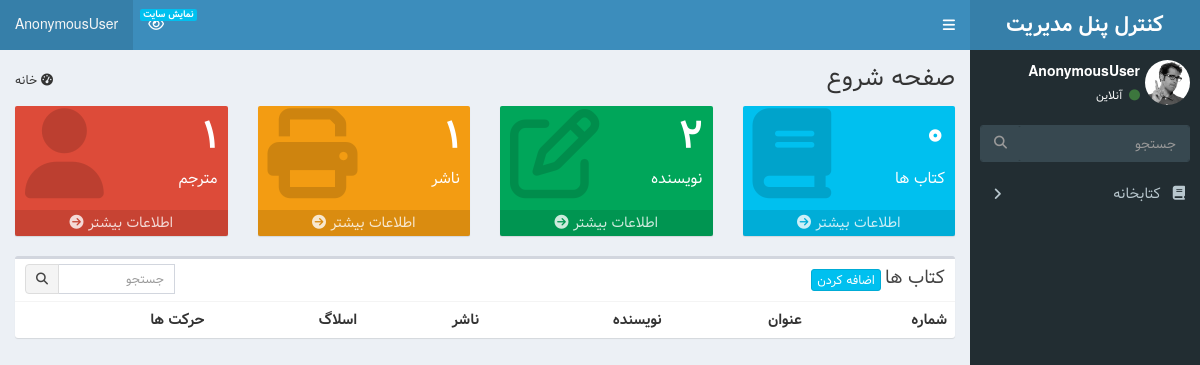
Before: /admin_panel/ with the older database file.
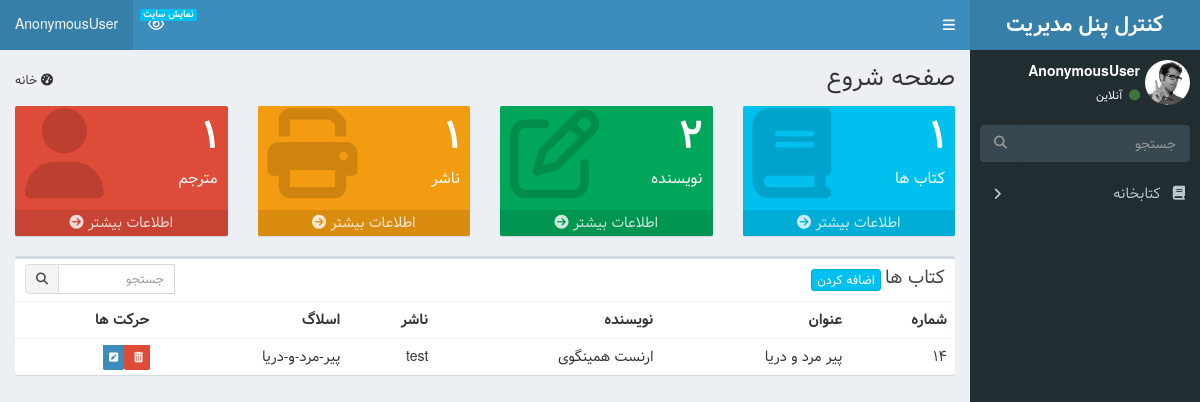
After: the same page with the newer database file.
### library/models.py (models this page shows, shortened)
class Books(models.Model):
    title = models.CharField(max_length=50, verbose_name="عنوان")
    slug = models.SlugField(allow_unicode=True, unique=True, editable=False)
    translator = models.ForeignKey(
        Translators,
        verbose_name="مترجم",
        on_delete=models.CASCADE,
        blank=True,
        null=True,
    )
    author = models.ForeignKey(
        Authors, verbose_name="نویسنده", on_delete=models.CASCADE
    )
    genres = models.ManyToManyField(Genres, verbose_name="ژانر")
    publisher = models.ForeignKey(
        Publishers, verbose_name="ناشر", on_delete=models.CASCADE
    )
    book_image = models.ImageField(upload_to="images/books", verbose_name="کاور کتاب")
    detail = models.TextField(verbose_name="توضیحات")

class Authors(models.Model):
    name = models.CharField(max_length=50, verbose_name="نام")
    slug = models.SlugField(allow_unicode=True, unique=True, editable=False)
    def __str__(self):
        return self.name

class Publishers(models.Model):
    title = models.CharField(max_length=50, verbose_name="عنوان")
    website = models.URLField(verbose_name="وب سایت")
    def __str__(self):
        return self.title

### admin_panel/views.py (the view)
# urls.py: path("", views.DashboardView.as_view(), name="admin"),
class DashboardView(TemplateView):
    template_name = "admin_panel/admin_panel.html"
    def get_context_data(self, **kwargs):
        context = super(DashboardView, self).get_context_data()
        context["books"] = models.Books.objects.all()
        context["authors"] = models.Authors.objects.all()
        context["publishers"] = models.Publishers.objects.all()
        context["translators"] = models.Translators.objects.all()
        return context

### admin_panel/templates/admin_panel/admin_panel.html (shortened to what the changed rows need)
{% extends 'admin_panel/basic.html' %}
{% block content %}
<section class="content-header">
    <h1>
        صفحه شروع
    </h1>
</section>
<section class="content">
    <div class="row">
        <div class="col-lg-3 col-xs-6">
            <div class="small-box bg-aqua">
                <div class="inner">
                    <h3>{{books.count}}</h3>
                    <p>کتاب ها</p>
                </div>
            </div>
        </div>
    </div>
    <div class="box">
        <div class="box-body table-responsive no-padding">
            <table class="table table-hover">
                <tbody>
                    <tr>
                        <th>شماره</th>
                        <th>عنوان</th>
                        <th>نویسنده</th>
                        <th>ناشر</th>
                        <th>اسلاگ</th>
                        <th>حرکت ها</th>
                    </tr>
                    {% for book in books %}
                    <tr>
                        <td>{{book.id}}</td>
                        <td>{{book.title}}</td>
                        <td>{{book.author}}</td>
                        <td>{{book.publisher}}</td>
                        <td>{{book.slug}}</td>
                        <td>
                            <a href="{%url 'book_delete' book.pk %}" class="label-danger">
                                <span class="label label-danger">
                                    <i class="fa fa-trash"></i>
                                </span>
                            </a>
                            <a href="{%url 'book_update' book.pk %}" class="label-primary">
                                <span class="label label-primary">
                                    <i class="fa  fa-pencil-square"></i>
                                </span>
                            </a>
                        </td>
                    </tr>
                    {% endfor %}
                </tbody>
            </table>
        </div>
    </div>
</section>
{% endblock content %}

Changed rows visible on the page:
added Books: id "14", title "پیر مرد و دریا", author "ارنست همینگوی", publisher "test", slug "پیر-مرد-و-دریا"
Other visible differences:
{{ books.count }}: "0" → "1"
